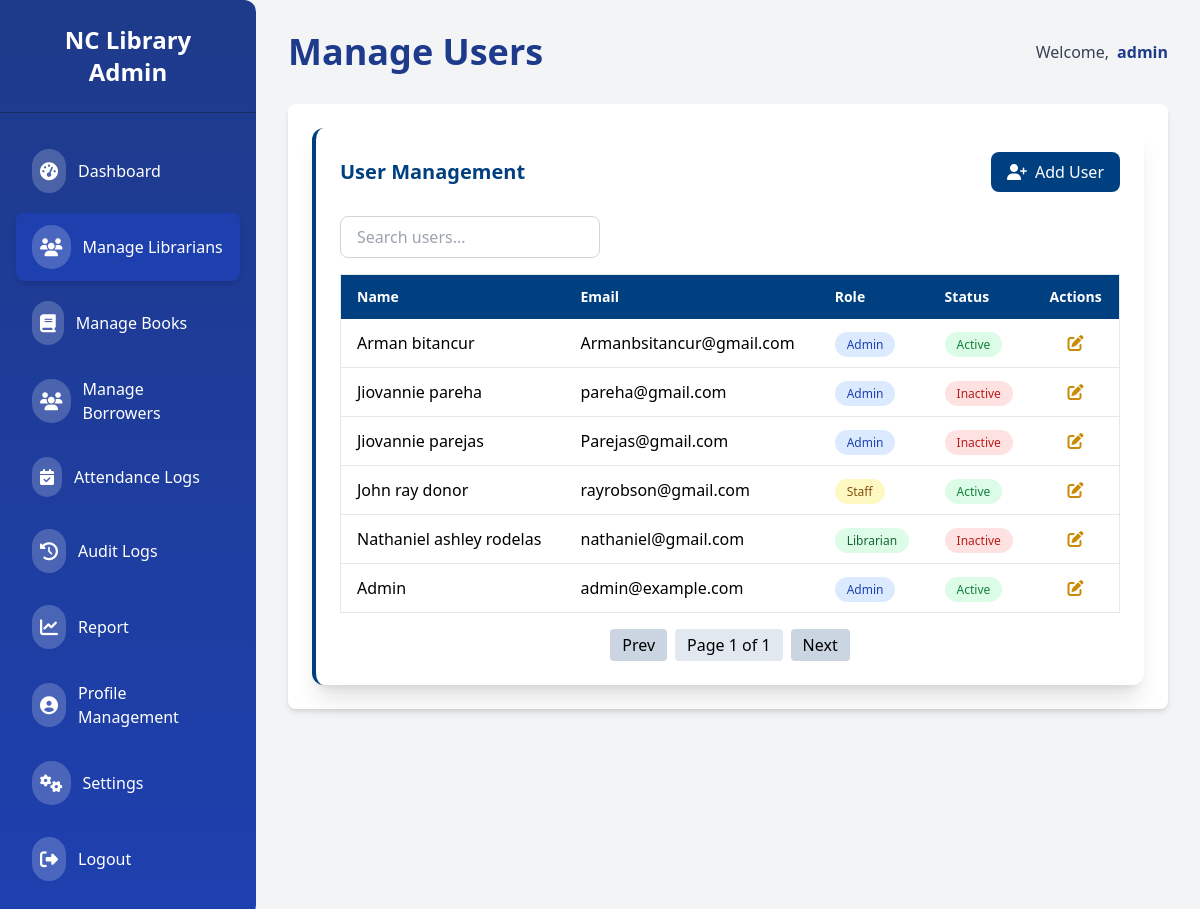
Page /admin/manage_librarians (signed in) on the committed database.
### app/models/user.py (models this page shows, shortened)
class User(db.Model):
    id = db.Column(db.Integer, primary_key=True)
    username = db.Column(db.String(80), unique=True, nullable=False)
    email = db.Column(db.String(120), unique=True, nullable=False)
    password_hash = db.Column(db.String(128), nullable=False)
    role = db.Column(db.String(50), nullable=False)
    is_active = db.Column(
        db.Boolean,
        nullable=False,
        server_default=expression.true()
    )

### app/routes/admin/librarians.py (the view)
@admin_bp.route("/manage_librarians")
@role_required("Admin")
def manage_librarians():
    librarians = User.query.order_by(User.username.asc()).all()
    return render_template("admin/librarians.html", users=librarians)

### app/templates/admin/librarians.html (shortened to what this page needs)
{% extends "admin/admin_base.html" %}  {% block header %}Manage Users{% endblock %} {% block content %}
<div
  class="col-span-full bg-white shadow-xl rounded-xl p-6 border-l-4 border-[#004080]"
>
  <div
    class="flex flex-col md:flex-row md:items-center md:justify-between gap-4 mb-6"
  >
    <h2 class="text-xl font-semibold text-[#004080]">User Management</h2>
    <button
      type="button"
      onclick="openAddUserModal()"
      class="bg-[#004080] text-white px-4 py-2 rounded-lg hover:bg-[#002244] transition flex items-center gap-2"
    >
      <i class="fas fa-user-plus"></i>
      <span>Add User</span>
    </button>
  </div>
  <div class="mb-4">
    <input
      type="text"
      id="searchInput"
      placeholder="Search users..."
      class="w-full md:w-1/3 border border-gray-300 rounded-lg px-4 py-2 focus:outline-none focus:ring-2 focus:ring-[#004080]"
    />
  </div>
  <div class="overflow-x-auto">
    <table class="min-w-full border border-gray-200 rounded">
      <thead class="bg-[#004080] text-white">
        <tr>
          <th class="px-4 py-3 text-left text-sm font-semibold">Name</th>
          <th class="px-4 py-3 text-left text-sm font-semibold">Email</th>
          <th class="px-4 py-3 text-left text-sm font-semibold">Role</th>
          <th class="px-4 py-3 text-left text-sm font-semibold">Status</th>
          <th class="px-4 py-3 text-center text-sm font-semibold">Actions</th>
        </tr>
      </thead>
      <tbody class="divide-y">
        {% for user in users %}
        <tr class="hover:bg-gray-50">
          <td class="px-4 py-3 font-medium">
            {{ user.username.capitalize() }}
          </td>
          <td class="px-4 py-3">{{ user.email }}</td>
          <td class="px-4 py-3">
            <span
              class="px-3 py-1 rounded-full text-xs font-medium {% if user.role == 'Admin' %}bg-blue-100 text-blue-800 {% elif user.role == 'Librarian' %}bg-green-100 text-green-800 {% else %}bg-yellow-100 text-yellow-800{% endif %}"
            >
              {{ user.role }}
            </span>
          </td>
          <td class="px-4 py-3">
            {% if user.is_active %}
            <span
              class="px-3 py-1 rounded-full text-xs bg-green-100 text-green-700 font-medium"
            >
              Active
            </span>
            {% else %}
            <span
              class="px-3 py-1 rounded-full text-xs bg-red-100 text-red-700 font-medium"
            >
              Inactive
            </span>
            {% endif %}
          </td>
          <td class="px-4 py-3 text-center space-x-2">
            <button
              onclick='openEditUserModal({
                id: {{ user.id }},
                username: "{{ user.username }}",
                email: "{{ user.email }}",
                role: "{{ user.role }}",
                is_active: {{ "true" if user.is_active else "false" }}
              })'
              class="text-yellow-600 hover:text-yellow-800"
            >
              <i class="fas fa-edit"></i>
            </button>
          </td>
        </tr>
        {% else %}
        <tr>
          <td colspan="6" class="text-center py-6 text-gray-500">
            No users found.
          </td>
        </tr>
        {% endfor %}
      </tbody>
    </table>
  </div>
  <div class="mt-4 flex justify-center items-center space-x-2">
    <button
      id="prevPage"
      class="px-3 py-1 bg-[#cbd5e1] rounded hover:bg-gray-300"
    >
      Prev
    </button>
    <span id="pageInfo" class="px-3 py-1 bg-[#e2e8f0] rounded">Page 1</span>
    <button
      id="nextPage"
      class="px-3 py-1 bg-[#cbd5e1] rounded hover:bg-gray-300"
    >
      Next
    </button>
  </div>
</div>
{% endblock %}

### app/templates/admin/admin_base.html (shortened to what this page needs)
<!DOCTYPE html>
<html lang="en">
  <head>
    <script src="https://cdn.tailwindcss.com"></script>
    <link
      href="https://cdnjs.cloudflare.com/ajax/libs/font-awesome/6.4.0/css/all.min.css"
      rel="stylesheet"
    />
  </head>
  <body class="bg-gray-100 flex min-h-screen font-sans">
    <aside
      class="w-64 bg-gradient-to-b from-[#1E3A8A] to-[#1E40AF] text-white flex flex-col shadow-lg rounded-r-xl"
    >
      <div
        class="px-6 py-6 text-center font-extrabold text-2xl border-b border-[#162d5f]"
      >
        NC Library Admin
      </div>
      <nav class="flex-1 px-4 py-6 space-y-2 overflow-y-auto">
        {% set current_route = request.endpoint %}
        <a
          href="{{ url_for('admin.dashboard') }}"
          class="flex items-center gap-3 py-3 px-4 rounded-lg transition-colors duration-300 {% if current_route == 'admin.dashboard' %}bg-[#1E40AF] shadow-md{% else %}hover:bg-[#3B5BA8]{% endif %}"
        >
          <div class="bg-white/20 p-2 rounded-full">
            <i class="fas fa-tachometer-alt text-lg"></i>
          </div>
          <span class="font-medium">Dashboard</span>
        </a>
        <a
          href="{{ url_for('admin.manage_librarians') }}"
          class="flex items-center gap-3 py-3 px-4 rounded-lg transition-colors duration-300 {% if current_route == 'admin.manage_librarians' %}bg-[#1E40AF] shadow-md{% else %}hover:bg-[#3B5BA8]{% endif %}"
        >
          <div class="bg-white/20 p-2 rounded-full">
            <i class="fas fa-users text-lg"></i>
          </div>
          <span class="font-medium">Manage Librarians</span>
        </a>
        <a
          href="{{ url_for('admin.list_books') }}"
          class="flex items-center gap-3 py-3 px-4 rounded-lg transition-colors duration-300 {% if current_route == 'admin.list_books' %}bg-[#1E40AF] shadow-md{% else %}hover:bg-[#3B5BA8]{% endif %}"
        >
          <div class="bg-white/20 p-2 rounded-full">
            <i class="fas fa-book text-lg"></i>
          </div>
          <span class="font-medium">Manage Books</span>
        </a>
        <a
          href="{{ url_for('admin.borrowers') }}"
          class="flex items-center gap-3 py-3 px-4 rounded-lg transition-colors duration-300 hover:bg-[#3B5BA8]"
        >
          <div class="bg-white/20 p-2 rounded-full">
            <i class="fas fa-users text-lg"></i>
          </div>
          <span class="font-medium">Manage Borrowers</span>
        </a>
        <a
          href="#"
          class="flex items-center gap-3 py-3 px-4 rounded-lg transition-colors duration-300 hover:bg-[#3B5BA8]"
        >
          <div class="bg-white/20 p-2 rounded-full">
            <i class="fas fa-calendar-check"></i>
          </div>
          <span class="font-medium">Attendance Logs</span>
        </a>
        <a
          href="{{ url_for('admin.audit_logs') }}"
          class="flex items-center gap-3 py-3 px-4 rounded-lg transition-colors duration-300 hover:bg-[#3B5BA8]"
        >
          <div class="bg-white/20 p-2 rounded-full">
            <i class="fas fa-history text-lg"></i>
          </div>
          <span class="font-medium">Audit Logs</span>
        </a>
        <a
          href="#"
          class="flex items-center gap-3 py-3 px-4 rounded-lg transition-colors duration-300 {% if current_route == 'admin.books_report' %}bg-[#1E40AF] shadow-md{% else %}hover:bg-[#3B5BA8]{% endif %}"
        >
          <div class="bg-white/20 p-2 rounded-full">
            <i class="fas fa-chart-line text-lg"></i>
          </div>
          <span class="font-medium"> Report</span>
        </a>
        <a
          href="#"
          class="flex items-center gap-3 py-3 px-4 rounded-lg transition-colors duration-300 hover:bg-[#3B5BA8]"
        >
          <div class="bg-white/20 p-2 rounded-full">
            <i class="fa-solid fa-circle-user text-lg"></i>
          </div>
          <span class="font-medium">Profile Management</span>
        </a>
        <a
          href="{{ url_for('admin.settings') }}"
          class="flex items-center gap-3 py-3 px-4 rounded-lg transition-colors duration-300 hover:bg-[#3B5BA8]"
        >
          <div class="bg-white/20 p-2 rounded-full">
            <i class="fas fa-cogs text-lg"></i>
          </div>
          <span class="font-medium">Settings</span>
        </a>
        <a
          href="{{ url_for('auth.logout') }}"
          class="flex items-center gap-3 py-3 px-4 rounded-lg transition-colors duration-300 hover:bg-[#F43F5E]"
        >
          <div class="bg-white/20 p-2 rounded-full">
            <i class="fas fa-sign-out-alt text-lg"></i>
          </div>
          <span class="font-medium">Logout</span>
        </a>
      </nav>
    </aside>
    <main class="flex-1 p-8 bg-gray-100">
      <div
        class="flex flex-col sm:flex-row justify-between items-start sm:items-center mb-8 gap-4"
      >
        <h1 class="text-4xl font-extrabold text-[#1E3A8A]">
          {% block header %}Dashboard{% endblock %}
        </h1>
        <div class="flex items-center gap-2">
          <p class="text-gray-700 font-medium">Welcome,</p>
          <span class="font-bold text-[#1E3A8A]">{{ session.username }}</span>
        </div>
      </div>
      <div class="bg-white shadow-md rounded-lg p-6">
        {% block content %}{% endblock %}
      </div>
    </main>
  </body>
</html>

### rows in the picture
User: username "Arman bitancur", email "Armanbsitancur@gmail.com", role "Admin", is_active "Active"
User: username "Jiovannie pareha", email "pareha@gmail.com", role "Admin", is_active "Inactive"
User: username "Jiovannie parejas", email "Parejas@gmail.com", role "Admin", is_active "Inactive"
User: username "John ray donor", email "rayrobson@gmail.com", role "Staff", is_active "Active"
User: username "Nathaniel ashley rodelas", email "nathaniel@gmail.com", role "Librarian", is_active "Inactive"
User: username "Admin", email "admin@example.com", role "Admin", is_active "Active"

### other values in the picture
{{ session.username }} "admin"
